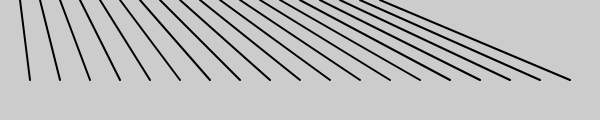
Frame 1 (no input)
Frame 60 (no input): identical to frame 1, image omitted
Frame 120 (the mouse pressed at the canvas centre since frame 60): identical to frame 1, image omitted

The p5.js sketch that drew this single still picture (run headless with seeded random() and noise() and a simulated clock; from frame 60 on, the mouse is pressed at the canvas centre):

// p5.js sketch
// ── sketch.js

function setup() {
  createCanvas(600, 120);
  strokeWeight(2);
}

function draw() {
  background(204);
  for (var i = 20; i < 400; i += 20) {
    line(i, 0, i + i/2, 80);
  }
}
